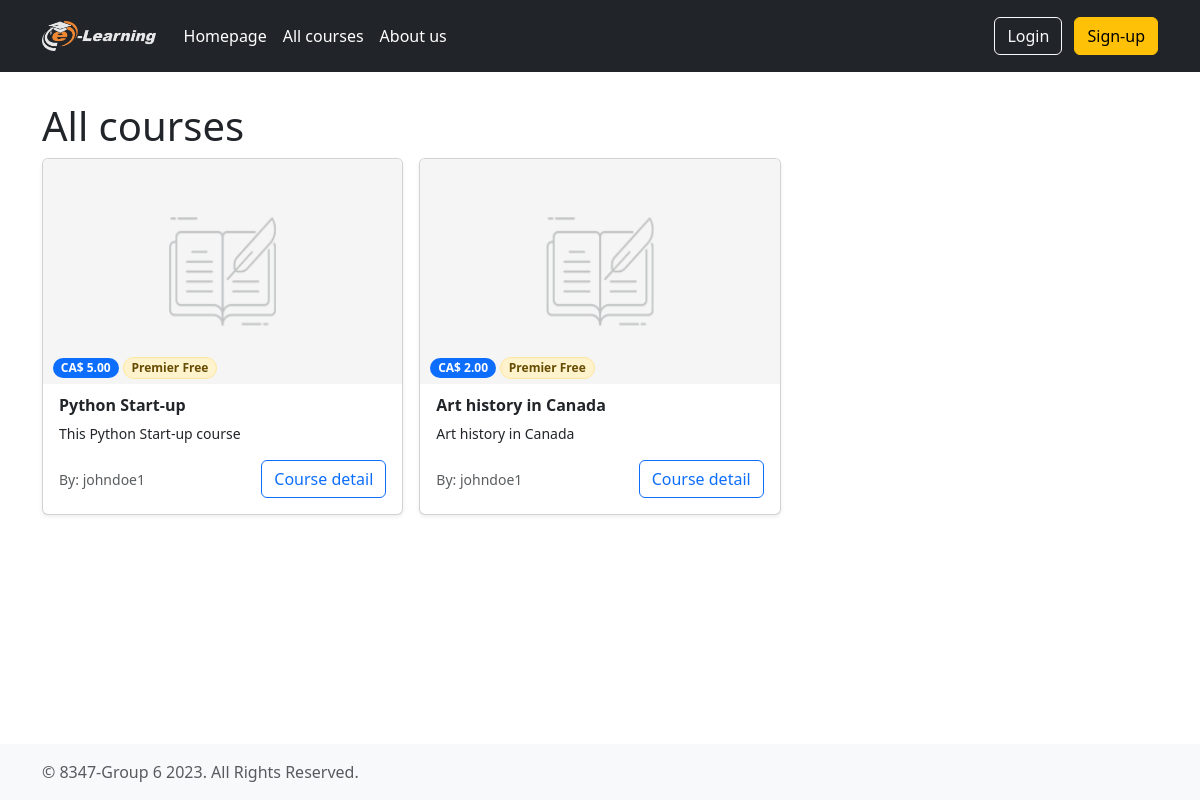
/course/, run on an earlier commit of the app's database.
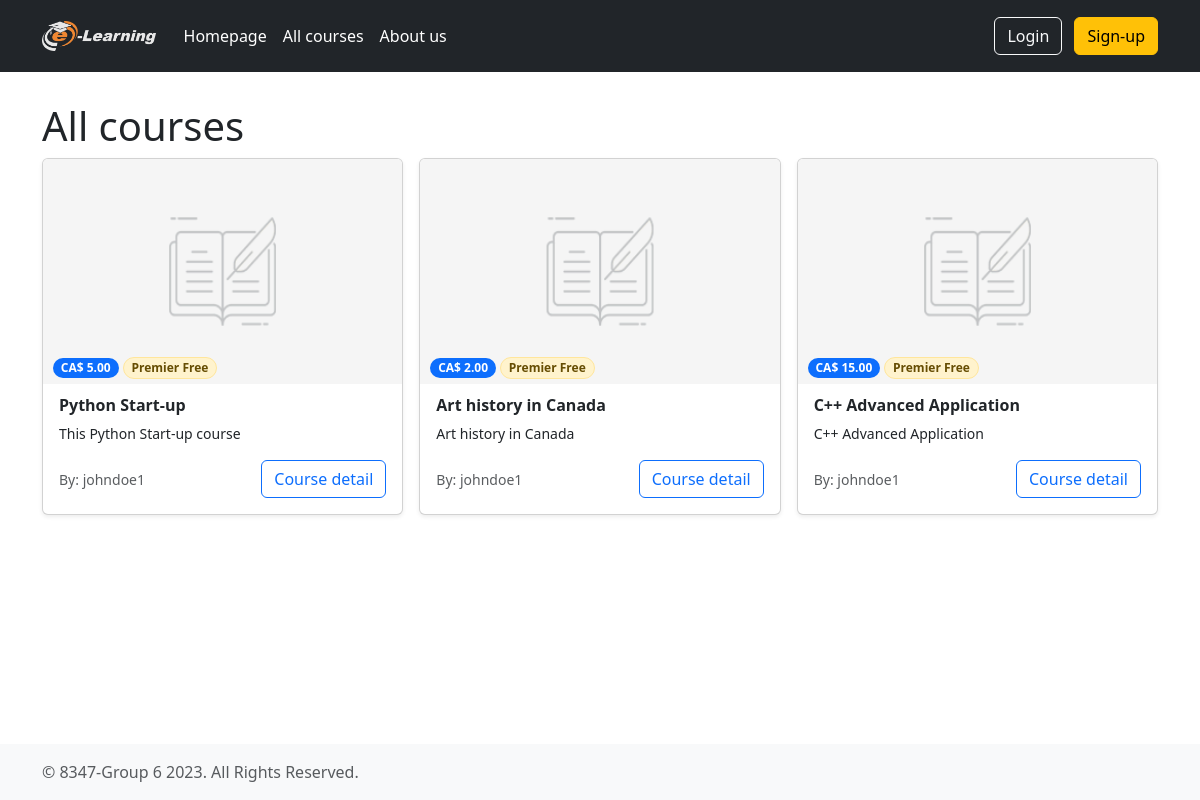
And on a later commit of the database.
### elearning/models.py (models this page shows, shortened)
class Course(models.Model):
    name = models.CharField(max_length=100)
    description = models.CharField(max_length=300,blank=True)
    image = models.ImageField(default='elearning:/static/elearning/course-default.png')
    teacher = models.ForeignKey(Student, related_name='course_teacher',on_delete=models.CASCADE)
    category = models.ManyToManyField(Category,related_name='course_category')
    content = models.JSONField()
    price = models.DecimalField(max_digits=5,decimal_places=2)
    allow_premier = models.BooleanField(default=True)

### elearning/views.py (the view)
# urls.py: path('course/', views.courselist, name='courselist'),
def courselist(request):
    courses = Course.objects.all()
    content = {
        'courses':courses
    }
    return render(request, 'elearning/courselist.html', content)

### elearning/models.py (called while the page is built)
    def __str__(self):
        return self.username

### elearning/templates/elearning/courselist.html (shortened to what this page needs)
{% extends 'elearning/base.html' %}
{% block content %}
    <h1>All courses</h1>
    <div class="row row-cols-1 row-cols-sm-2 row-cols-md-3 g-3">
        {% for course in courses %}
            <div class="col">
                <div class="card shadow-sm">
                    <rect width="100%" height="100%" fill="#55595c" onclick="location.href='{% url 'elearning:coursedetail' course.id %}'" style="cursor: hand;">
                        <img class="bd-placeholder-img card-img-top" width="100%" height="225"
                             src="/static/elearning/course-default.png">
                        <span class="badge text-bg-primary rounded-pill"
                              style="width: fit-content;position: relative;bottom: 30px;left: 10px ">CA$ {{ course.price }}</span>
                        {% if course.allow_premier %}
                            <span class="badge bg-warning-subtle border border-warning-subtle text-warning-emphasis rounded-pill text-white"
                                  style="width:fit-content;position: relative;bottom: 30px;margin-left: 10px">Premier Free</span>
                        {% endif %}
                    </rect>
                    <div class="card-body">
                        <p class="fw-bold"
                           style="margin-top:-32px;overflow: hidden;text-overflow: ellipsis; display:-webkit-box;-webkit-line-clamp: 1;-webkit-box-orient: vertical;">{{ course.name }}</p>
                        <p class="small"
                           style="margin-top:-10px;overflow: hidden;text-overflow: ellipsis; display:-webkit-box;-webkit-line-clamp: 2;-webkit-box-orient: vertical;">{{ course.description }}</p>
                        <div class="d-flex justify-content-between align-items-center">
                            <small class="text-body-secondary">By: {{ course.teacher }}</small>
                            <button type="button" class="btn btn-outline-primary"
                                    onclick="location.href='{% url 'elearning:coursedetail' course.id %}'">Course detail
                            </button>
                        </div>
                    </div>
                </div>
            </div>
        {% endfor %}
    </div>
{% endblock %}

### elearning/templates/elearning/base.html (shortened to what this page needs)
{% load static %}
{% load bootstrap5 %}
{% bootstrap_css %}
<!DOCTYPE html>
<html lang="en">
<head>
    <link rel="stylesheet" type="text/css" href="{% static 'elearning/bootstrap.min.css' %}"/>
    <link rel="stylesheet" type="text/css" href="{% static 'elearning/sign-in.css' %}"/>
</head>
<body class="d-flex flex-column h-100">
<header class="p-3 text-bg-dark bg-dark">
    <div class="container">
        <div class="d-flex flex-wrap align-items-center justify-content-center justify-content-lg-start">
            <a href="{% url 'elearning:homepage' %}"
               class="d-flex align-items-center mb-2 mb-lg-0 text-white text-decoration-none"
               style="margin-right: 20px">
                <img src="{% static 'elearning/logo.png' %}" height="30" alt="e-learning logo">
            </a>
            <ul class="nav col-12 col-lg-auto me-lg-auto mb-2 justify-content-center mb-md-0">
                <li><a href="{% url 'elearning:homepage' %}" class="nav-link px-2 text-white">Homepage</a></li>
                <li><a href="{% url 'elearning:courselist' %}" class="nav-link px-2 text-white">All courses</a></li>
                <li><a href="#" class="nav-link px-2 text-white">About us</a></li>
            </ul>
            {% if user.is_authenticated %}
                <div class="dropdown">
                    <a href="#" class="d-block link-body-emphasis text-white dropdown-toggle text-decoration-none"
                       data-bs-toggle="dropdown" aria-expanded="false">
                        <img src="{{ request.session.avatar }}" alt="{{ user.username }}" width="32" height="32"
                             style="border: white; border-style: solid; border-width: 1px" class="rounded-circle">
                        {{ user.username }}
                        {% if request.session.is_premier %}
                            <span class="badge bg-warning-subtle text-warning-emphasis rounded-pill">Premier</span>
                        {% endif %}
                    </a>
                    <ul class="dropdown-menu text-small">
                        <li><a class="dropdown-item" href="#">Profile</a></li>
                        <li>
                            <hr class="dropdown-divider">
                        </li>
                        <li><a class="dropdown-item" href="{% url 'elearning:signout' %}">Sign out</a></li>
                    </ul>
                </div>
            {% else %}
                <div class="text-end">
                    <button type="button" class="btn btn-outline-light me-2"
                            onclick="location.href='{% url 'elearning:login' %}'">Login
                    </button>
                    <button type="button" class="btn btn-warning"
                            onclick="location.href='{% url 'elearning:signup' %}'">Sign-up
                    </button>
                </div>
            {% endif %}
        </div>
    </div>
</header>
<main role="main" class="container" style="padding-top: 30px;">
    {% block content %}{% endblock %}
</main>
<footer class="footer mt-auto py-3 bg-body-tertiary" style="position: relative; bottom: 0; width: 100%;">
    <div class="container">
        <span class="text-body-secondary">&copy; 8347-Group 6 2023. All Rights Reserved.</span>
    </div>
</footer>
</body>
</html>

### elearning/static/elearning/sign-in.css (style rules this page uses)
html, body { height: 100%; }

What changed in the data, as far as the page shows it:
added Course: price "15.00", allow_premier "Premier Free", name "C++ Advanced Application", description "C++ Advanced Application", teacher "johndoe1"
